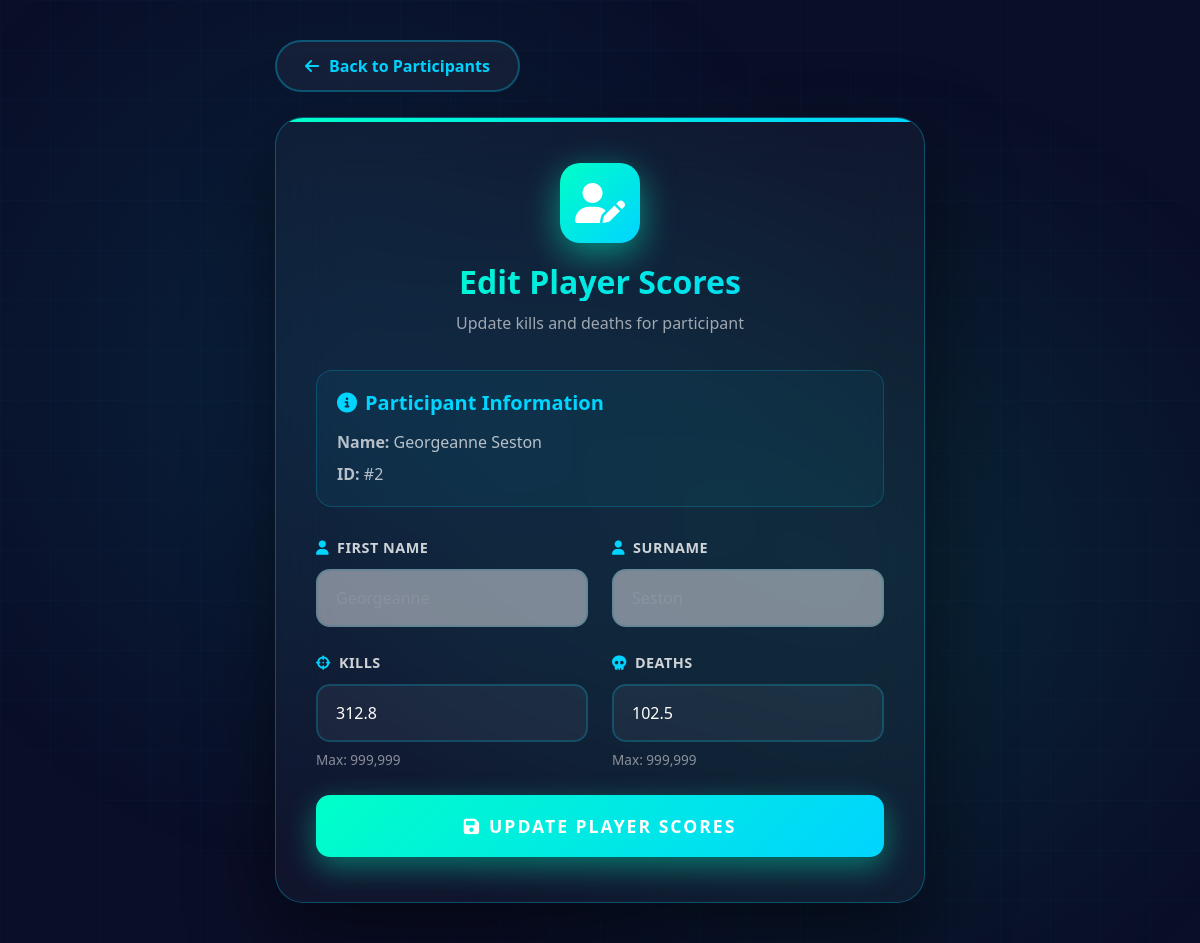
Screenshot of /edit_participant.php?id=2 (signed in) with the database file from the repository.
### tables this page shows
CREATE TABLE `participant` (
  `id` int(11) NOT NULL AUTO_INCREMENT,
  `firstname` varchar(50) NOT NULL,
  `surname` varchar(50) NOT NULL,
  `email` varchar(100) NOT NULL,
  `gamertag` varchar(50) DEFAULT NULL,
  `kills` float DEFAULT 0,
  `deaths` float DEFAULT 0,
  `assists` int(11) DEFAULT 0,
  `headshots` int(11) DEFAULT 0,
  `team_id` int(11) DEFAULT NULL,
  `rank` varchar(20) DEFAULT 'Unranked',
  `level` int(11) DEFAULT 1,
  `experience_points` int(11) DEFAULT 0,
  `profile_image` varchar(255) DEFAULT NULL,
  `country` varchar(50) DEFAULT 'UK',
  `date_of_birth` date DEFAULT NULL,
  `join_date` timestamp NOT NULL DEFAULT CURRENT_TIMESTAMP,
  `last_active` timestamp NULL DEFAULT NULL,
  `is_active` tinyint(1) DEFAULT 1,
  PRIMARY KEY (`id`),
  UNIQUE KEY `email` (`email`),
  UNIQUE KEY `gamertag` (`gamertag`),
  KEY `team_id` (`team_id`),
  KEY `idx_kills` (`kills`),
  KEY `idx_active` (`is_active`),
  CONSTRAINT `participant_ibfk_1` FOREIGN KEY (`team_id`) REFERENCES `team` (`id`) ON DELETE SET NULL ON UPDATE CASCADE
);

### edit_participant.php (the view, shortened to what this page needs)
<!DOCTYPE html>
<html lang="en">
<head>
    <link href="https://cdn.jsdelivr.net/npm/bootstrap@5.3.0/dist/css/bootstrap.min.css" rel="stylesheet">
    <link rel="stylesheet" href="https://cdnjs.cloudflare.com/ajax/libs/font-awesome/6.4.0/css/all.min.css">
</head>
<body>
    <div class="animated-bg"></div>
    <div class="grid-overlay"></div>
    <div class="edit-container">
        <a href="view_participants_edit_delete.php" class="btn-back">
            <i class="fas fa-arrow-left"></i>
            Back to Participants
        </a>
        <div class="edit-card">
            <?php
            include 'dbconnect.php';
            try {
                if($_SERVER['REQUEST_METHOD'] == 'POST') {
                    $conn = new PDO("mysql:host=$servername;dbname=$database", $username, $password);
                    $conn->setAttribute(PDO::ATTR_ERRMODE, PDO::ERRMODE_EXCEPTION);
                    $id = intval($_POST['id']);
                    $kills = floatval($_POST['kills']);
                    $deaths = floatval($_POST['deaths']);
                    if ($kills < 0 || $deaths < 0) {
                        throw new Exception("Kills and deaths must be non-negative numbers.");
                    }
                    if ($kills > 999999 || $deaths > 999999) {
                        throw new Exception("Kills and deaths cannot exceed 999,999.");
                    }
                    $sql = "UPDATE participant SET kills = :kills, deaths = :deaths WHERE id = :id";
                    $stmt = $conn->prepare($sql);
                    $stmt->bindParam(':kills', $kills);
                    $stmt->bindParam(':deaths', $deaths);
                    $stmt->bindParam(':id', $id);
                    $stmt->execute();
                    echo '<div class="success-message">
                            <i class="fas fa-check-circle"></i>
                            <div><strong>Success!</strong> Participant scores updated successfully.</div>
                          </div>';
                    $sql = "SELECT * FROM participant WHERE id = :id";
                    $stmt = $conn->prepare($sql);
                    $stmt->bindParam(':id', $id);
                    $stmt->execute();
                    $participant = $stmt->fetch(PDO::FETCH_ASSOC);
                } else {
                    $conn = new PDO("mysql:host=$servername;dbname=$database", $username, $password);
                    $conn->setAttribute(PDO::ATTR_ERRMODE, PDO::ERRMODE_EXCEPTION);
                    $id = intval($_GET['id']);
                    $sql = "SELECT * FROM participant WHERE id = :id";
                    $stmt = $conn->prepare($sql);
                    $stmt->bindParam(':id', $id);
                    $stmt->execute();
                    $participant = $stmt->fetch(PDO::FETCH_ASSOC);
                }
                $firstname = $participant['firstname'];
                $surname = $participant['surname'];
                $kills = $participant['kills'];
                $deaths = $participant['deaths'];
                $id = $participant['id'];
                ?>
                <div class="edit-header">
                    <div class="edit-icon">
                        <i class="fas fa-user-edit"></i>
                    </div>
                    <h2>Edit Player Scores</h2>
                    <p>Update kills and deaths for participant</p>
                </div>
                <div class="info-section">
                    <h5><i class="fas fa-info-circle me-2"></i>Participant Information</h5>
                    <p><strong>Name:</strong> <?php echo htmlspecialchars($firstname . ' ' . $surname); ?></p>
                    <p class="mb-0"><strong>ID:</strong> #<?php echo $id; ?></p>
                </div>
                <form action="edit_participant.php" method="POST">
                    <div class="row">
                        <div class="col-md-6">
                            <div class="form-group">
                                <label for="firstname" class="form-label">
                                    <i class="fas fa-user"></i>
                                    First Name
                                </label>
                                <input type="text" class="form-control" id="firstname" value="<?php echo htmlspecialchars($firstname); ?>" disabled>
                            </div>
                        </div>
                        <div class="col-md-6">
                            <div class="form-group">
                                <label for="surname" class="form-label">
                                    <i class="fas fa-user"></i>
                                    Surname
                                </label>
                                <input type="text" class="form-control" id="surname" value="<?php echo htmlspecialchars($surname); ?>" disabled>
                            </div>
                        </div>
                    </div>
                    <div class="row">
                        <div class="col-md-6">
                            <div class="form-group">
                                <label for="kills" class="form-label">
                                    <i class="fas fa-crosshairs"></i>
                                    Kills
                                </label>
                                <input type="number" class="form-control" id="kills" name="kills" value="<?php echo $kills; ?>" step="0.01" min="0" max="999999" required>
                                <small class="form-text">Max: 999,999</small>
                            </div>
                        </div>
                        <div class="col-md-6">
                            <div class="form-group">
                                <label for="deaths" class="form-label">
                                    <i class="fas fa-skull"></i>
                                    Deaths
                                </label>
                                <input type="number" class="form-control" id="deaths" name="deaths" value="<?php echo $deaths; ?>" step="0.01" min="0" max="999999" required>
                                <small class="form-text">Max: 999,999</small>
                            </div>
                        </div>
                    </div>
                    <button type="submit" class="btn-update">
                        <span><i class="fas fa-save me-2"></i>Update Player Scores</span>
                    </button>
                </form>
                <?php
            }
            catch(PDOException $e) {
                echo '<div class="alert alert-danger">
                        <i class="fas fa-exclamation-triangle me-2"></i>
                        Database Error: ' . $e->getMessage() . '
                      </div>';
            }
            catch(Exception $e) {
                echo '<div class="alert alert-danger">
                        <i class="fas fa-exclamation-triangle me-2"></i>
                        Error: ' . $e->getMessage() . '
                      </div>';
            }
            ?>
        </div>
    </div>
</body>
</html>

### edit_participant.php (style rules this page uses)
:root { --primary: #00d4ff; --secondary: #7b2ff7; --accent: #ff006e; --success: #00ffc8; --dark: #0a0e27; --light: #ffffff; --gradient-1: linear-gradient(135deg, #00d4ff 0%, #7b2ff7 100%); --gradient-3: linear-gradient(135deg, #00ffc8 0%, #00d4ff 100%); }
* { margin: 0; padding: 0; box-sizing: border-box; }
body { font-family: 'Segoe UI', system-ui, -apple-system, sans-serif; background: var(--dark); color: var(--light); min-height: 100vh; display: flex; align-items: center; justify-content: center; position: relative; padding: 40px 20px; }
.animated-bg { position: fixed; top: 0; left: 0; width: 100%; height: 100%; z-index: 0; background: radial-gradient(circle at 30% 40%, rgba(0, 212, 255, 0.1) 0%, transparent 50%), radial-gradient(circle at 70% 60%, rgba(0, 255, 200, 0.1) 0%, transparent 50%); }
.grid-overlay { position: fixed; top: 0; left: 0; width: 100%; height: 100%; background-image: linear-gradient(rgba(0, 212, 255, 0.02) 1px, transparent 1px), linear-gradient(90deg, rgba(0, 212, 255, 0.02) 1px, transparent 1px); background-size: 50px 50px; z-index: 0; }
.edit-container { position: relative; z-index: 10; max-width: 650px; width: 100%; animation: slideIn 0.6s ease-out; }
.btn-back { background: rgba(255, 255, 255, 0.05); backdrop-filter: blur(20px); border: 2px solid rgba(0, 212, 255, 0.3); color: var(--primary); padding: 12px 28px; border-radius: 50px; font-weight: 700; text-decoration: none; display: inline-flex; align-items: center; gap: 10px; transition: all 0.4s; margin-bottom: 25px; }
.edit-card { background: rgba(255, 255, 255, 0.03); backdrop-filter: blur(30px); border: 1px solid rgba(0, 212, 255, 0.3); border-radius: 28px; padding: 45px 40px; box-shadow: 0 30px 80px rgba(0, 0, 0, 0.5); position: relative; overflow: hidden; }
.edit-card::before { content: ''; position: absolute; top: 0; left: 0; width: 100%; height: 4px; background: var(--gradient-3); }
.edit-header { text-align: center; margin-bottom: 35px; }
.edit-icon { width: 80px; height: 80px; background: var(--gradient-3); border-radius: 20px; display: flex; align-items: center; justify-content: center; margin: 0 auto 20px; animation: icon-pulse 2s ease-in-out infinite; box-shadow: 0 10px 35px rgba(0, 255, 200, 0.5); }
.edit-icon i { font-size: 2.5rem; color: white; }
.edit-header h2 { font-size: 2rem; font-weight: 900; background: var(--gradient-3); -webkit-background-clip: text; -webkit-text-fill-color: transparent; background-clip: text; margin-bottom: 10px; }
.edit-header p { color: rgba(255, 255, 255, 0.6); }
.info-section { background: rgba(0, 212, 255, 0.05); border: 1px solid rgba(0, 212, 255, 0.2); border-radius: 16px; padding: 20px; margin-bottom: 30px; }
.info-section h5 { color: var(--primary); margin-bottom: 15px; font-weight: 700; }
.info-section p { color: rgba(255, 255, 255, 0.7); margin-bottom: 8px; }
.form-group { margin-bottom: 25px; }
.form-label { display: block; color: rgba(255, 255, 255, 0.8); font-weight: 600; margin-bottom: 10px; font-size: 0.9rem; text-transform: uppercase; letter-spacing: 0.5px; display: flex; align-items: center; gap: 8px; }
.form-label i { color: var(--primary); }
.form-control { width: 100%; padding: 15px 18px; background: rgba(255, 255, 255, 0.05); border: 2px solid rgba(0, 212, 255, 0.2); border-radius: 14px; color: var(--light); font-size: 1rem; transition: all 0.4s; }
.form-control:disabled { opacity: 0.5; cursor: not-allowed; }
.form-text { color: rgba(255, 255, 255, 0.5); font-size: 0.85rem; margin-top: 8px; display: block; }
.btn-update { width: 100%; padding: 18px; background: var(--gradient-3); border: none; border-radius: 14px; color: white; font-size: 1.1rem; font-weight: 700; text-transform: uppercase; letter-spacing: 2px; cursor: pointer; position: relative; overflow: hidden; transition: all 0.4s; box-shadow: 0 10px 30px rgba(0, 255, 200, 0.4); }
.btn-update::before { content: ''; position: absolute; top: 50%; left: 50%; width: 0; height: 0; background: rgba(255, 255, 255, 0.3); border-radius: 50%; transform: translate(-50%, -50%); transition: width 0.6s, height 0.6s; }
.btn-update span { position: relative; z-index: 1; }

### rows the page displays
participant: firstname+surname "Georgeanne Seston", id "2", firstname "Georgeanne", surname "Seston", kills "312.8", deaths "102.5"
